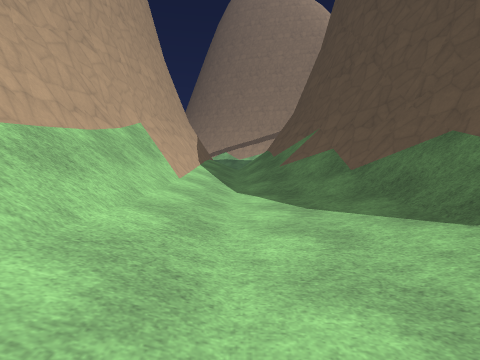
view 1 (above)

20 first-person views from a walk through a 3-D level made in the Godot game engine. The camera is 1.3 m above the floor, tilts 4° down and sees 80° across. The floor is counted in squares, 2 m on a side. Each view is taken from the middle of a square. On the plan, view 1 faces up. The plan holds only what a view shows up to about 9 squares ahead; the rest is blank. The place goes on beyond the plan. Surface patterns are stand-ins for the level's own textures.

view 2
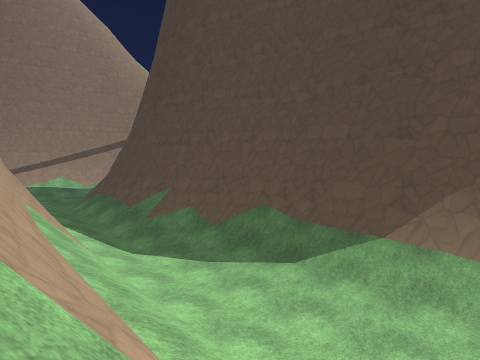

view 3
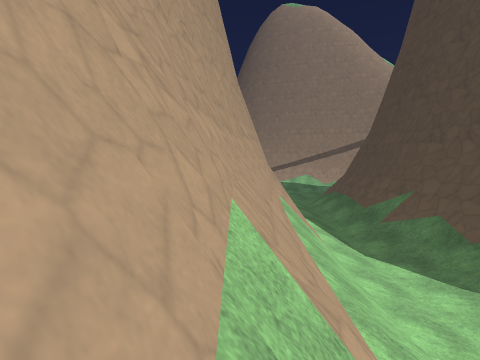

view 4
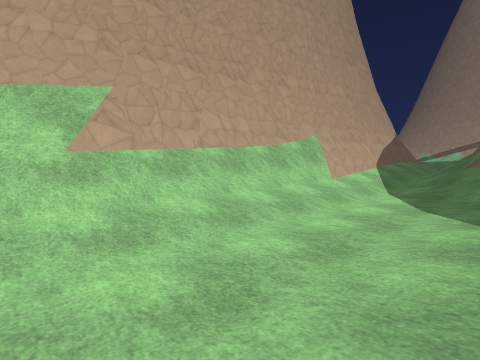

view 5
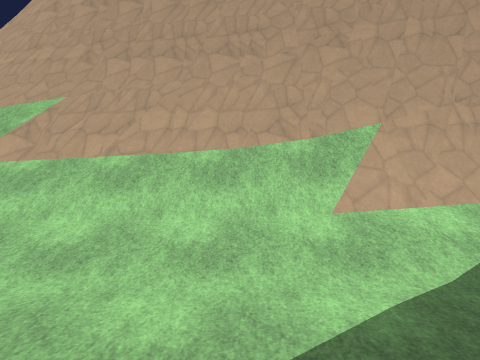

view 6
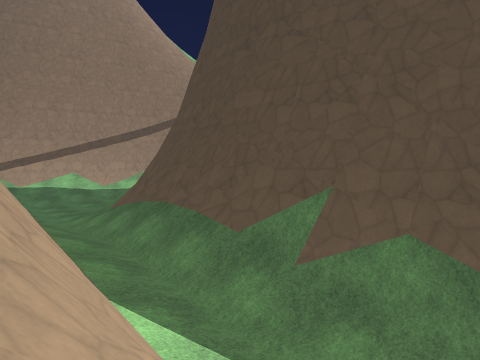

view 7
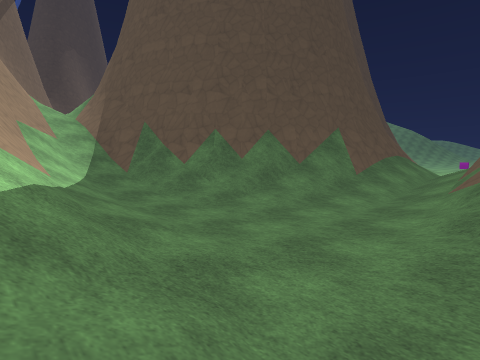

view 8
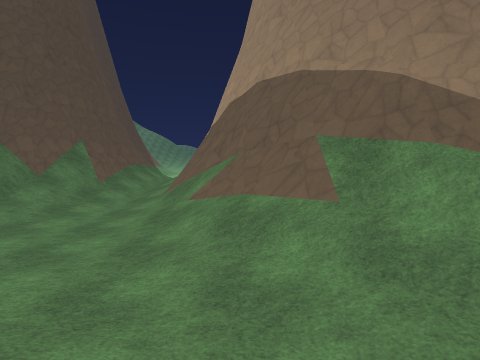

view 9
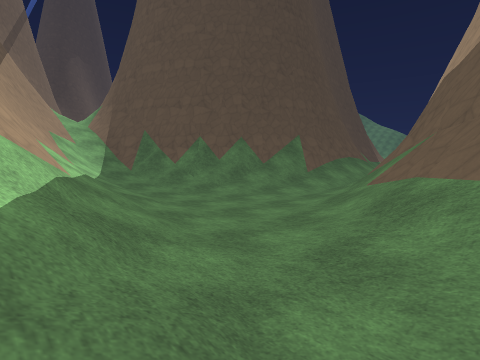

view 10
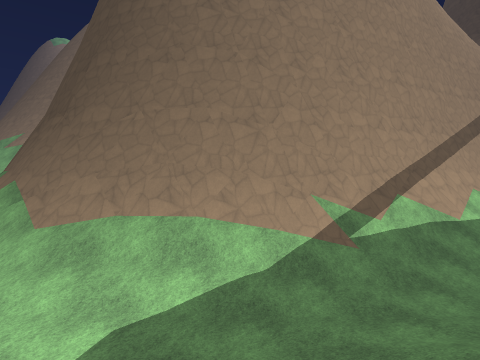

view 11
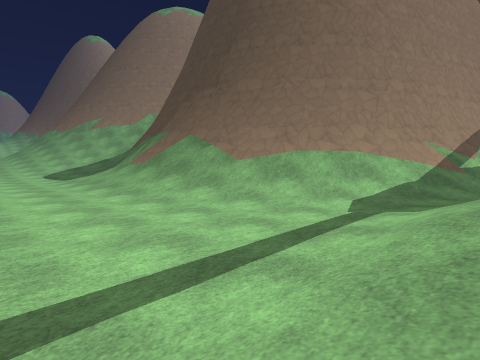

view 12
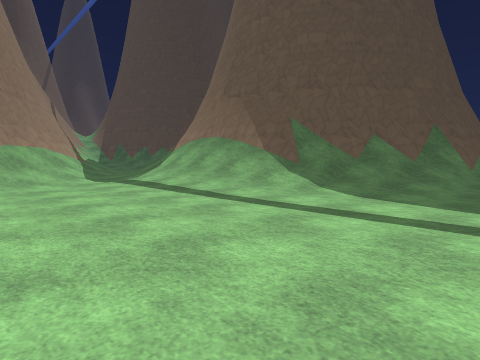

view 13
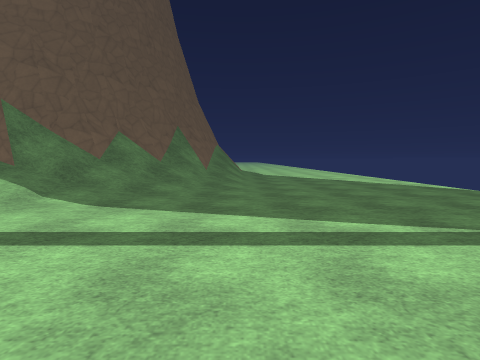

view 14
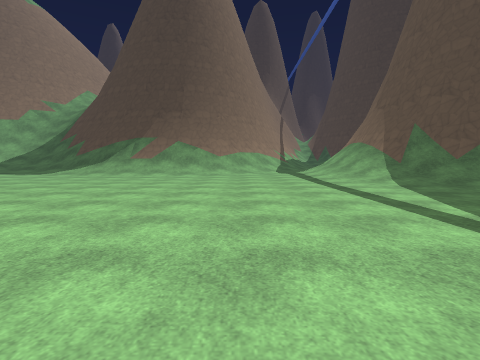

view 15
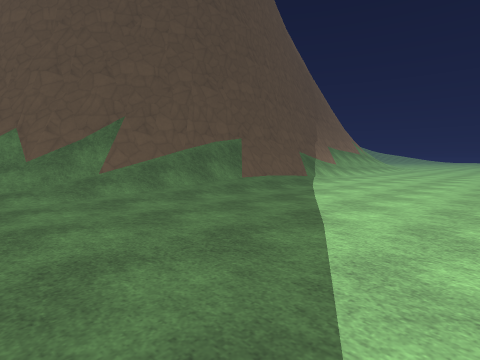

view 16
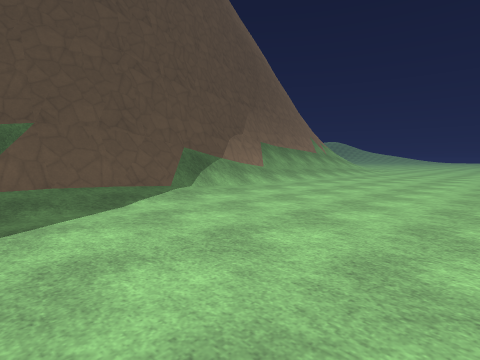

view 17
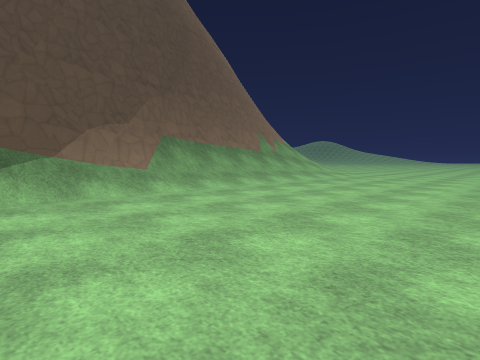

view 18
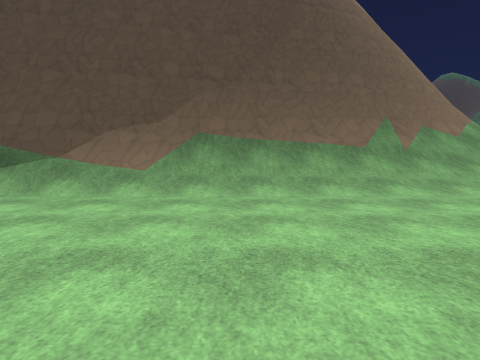

view 19
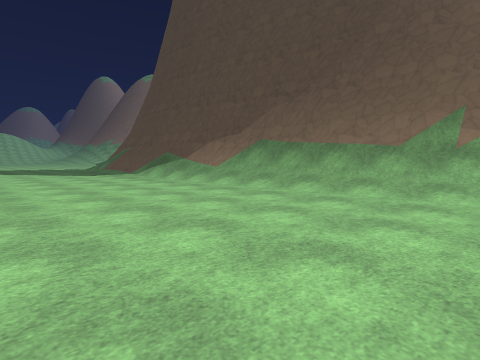

view 20
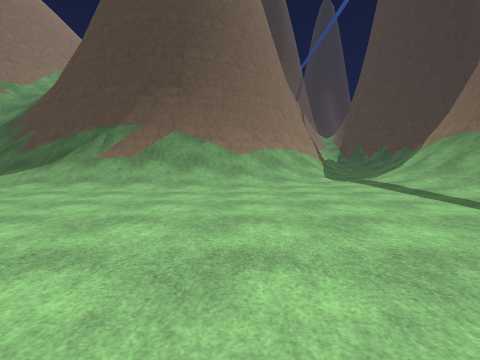

### Floor plan
Key: @ floor where view 1 was taken; # wall or solid block; . main floor; : floor 0.25 m higher than the main floor; / step, stairs or slope; = window, fence, low wall or low ledge.
Columns run from 21 left of view 1 to 9 right of it. Each row starts with its distance up from view 1.
 30        .....//#
 29       ......//#
 28     ........//#
 27    .........//#
 26   ..........:/##
 25  ............/##
 24 .............//##
 23  .............//###
 22   .............//####
 21   .........::::.://####
 20  ........////////..//#####
 19  ......//////// //...///#######
 18 .......//#######///....:////=##
 17 ......//##     ###//....//////
 16 .....//##        ##/...///###
 15 ...../##          #//.///##
 14 ...../##          ##/.//##
 13 ...../#            #///##
 12 .....##             //##
 11 .....##             //##
 10 .....##             //#
  9 ...../#            #//##
  8 ...../#            #//##
  7 ...../##           #/:/#
  6 ......##          ##/./##
  5 ....../#          #//./##
  4 ....../#          #//../#
  3 ....../#          #//../#
  2 ....../##        ##//../#
  1 ....../##        ##//../#
  0 ......//#        #///@./#
 -1 ......//#        #///../#

Positions as (right, up) in squares from view 1, and headings:
1: (0, 0), facing up
2: (-3, -1), facing up-right
3: (-3, -1), facing up
4: (2, -1), facing up-left
5: (2, 4), facing left
6: (-2, 5), facing up-right
7: (-2, 20), facing down-right
8: (-3, 21), facing down
9: (-4, 21), facing down-right
10: (-8, 19), facing up-right
11: (-12, 20), facing up-right
12: (-16, 25), facing down-right
13: (-16, 24), facing down
14: (-21, 24), facing right
15: (-21, 18), facing down-right
16: (-21, 13), facing down-right
17: (-21, 9), facing down-right
18: (-21, 4), facing right
19: (-21, -1), facing up-right
20: (-16, 25), facing right
